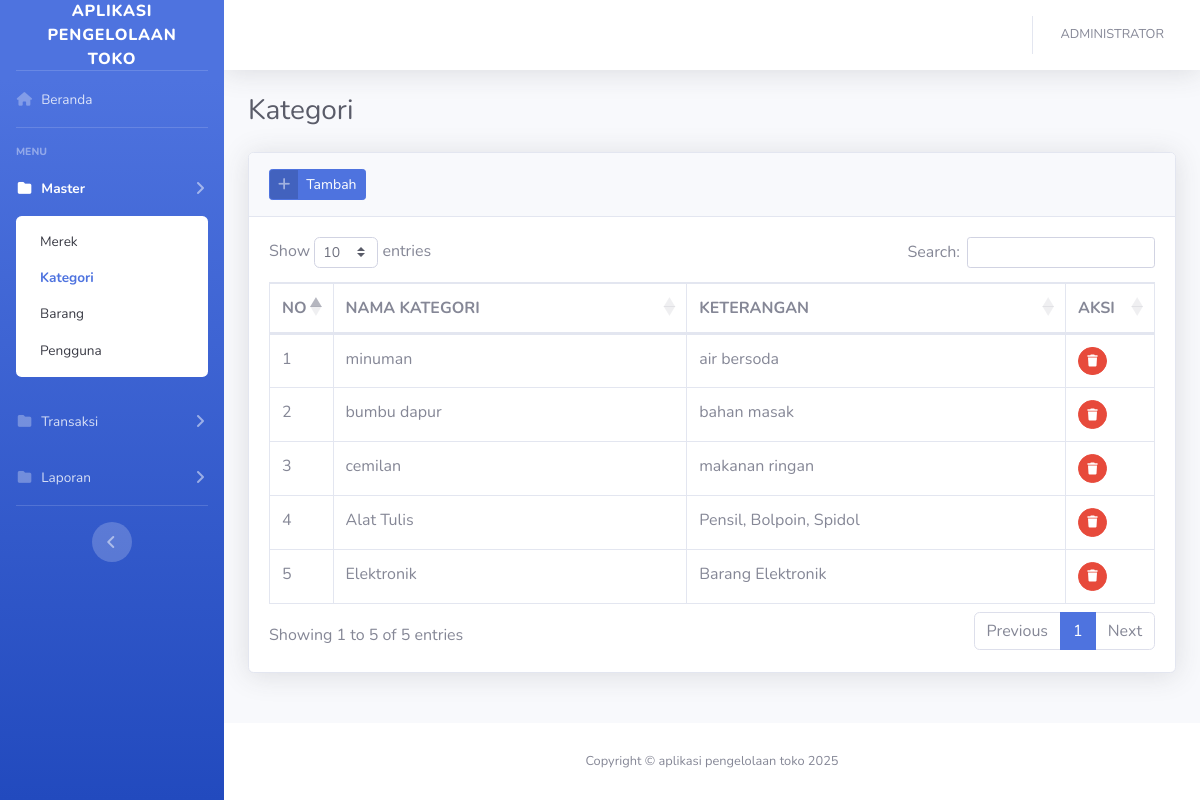
The app's page /?kategori (signed in) with its own data.
### tables this page shows
CREATE TABLE `kategori` (
  `idkategori` int(11) NOT NULL,
  `nama_kategori` varchar(128) NOT NULL,
  `keterangan` varchar(256) NOT NULL
);

### config/function.php (called while the page is built, shortened)
<?php
function encrypt($str) {
return base64_encode($str);
}
function base_url(){
    $base_url= ((isset($_SERVER['HTTPS']) && $_SERVER['HTTPS'] == "on") ? "https" : "http");
    $base_url.= "://".$_SERVER['HTTP_HOST'];
    $base_url.= str_replace(basename($_SERVER['SCRIPT_NAME']),"",$_SERVER['SCRIPT_NAME']);
    return $base_url;
}
?>

### views/master/kategori.php (the view, shortened to what this page needs)
<div class="container-fluid">
    <div class="d-sm-flex align-items-center justify-content-between mb-4">
        <h1 class="h3 mb-0 text-gray-800">Kategori</h1>
    </div>
    <div class="card shadow mb-4">
        <div class="card-header py-3">
            <a href="#" class="btn btn-primary btn-icon-split btn-sm" data-toggle="modal" data-target="#kategoriModal">
                <span class="icon text-white-50">
                    <i class="fas fa-plus"></i>
                </span>
                <span class="text">Tambah</span>
            </a>
        </div>
        <div class="card-body">
            <div class="table-responsive">
                <table class="table table-bordered table-hover" id="dataTable" width="100%" cellspacing="0">
                    <thead>
                        <tr>
                            <th width="20">NO</th>
                            <th>NAMA KATEGORI</th>
                            <th>KETERANGAN</th>
                            <th width="50">AKSI</th>
                        </tr>
                    </thead>
                    <tbody>
                        <?php
                        $n=1;
                        $query = mysqli_query($con,"SELECT * FROM kategori ORDER BY idkategori DESC")or die(mysqli_error($con));
                        while($row = mysqli_fetch_array($query)):
                        ?>
                        <tr>
                            <td><?= $n++; ?></td>
                            <td><?= $row['nama_kategori']; ?></td>
                            <td><?= $row['keterangan']; ?></td>
                            <td>
                                <a href="<?=base_url();?>/process/kategori.php?act=<?=encrypt('delete');?>&id=<?=encrypt($row['idkategori']);?>"
                                    class="btn btn-sm btn-circle btn-danger btn-hapus"><i class="fas fa-trash"></i></a>
                            </td>
                        </tr>
                        <?php endwhile; ?>
                    </tbody>
                </table>
            </div>
        </div>
    </div>
</div>

### records on screen
kategori: nama_kategori "minuman", keterangan "air bersoda"
kategori: nama_kategori "bumbu dapur", keterangan "bahan masak"
kategori: nama_kategori "cemilan", keterangan "makanan ringan"
kategori: nama_kategori "Alat Tulis", keterangan "Pensil, Bolpoin, Spidol"
kategori: nama_kategori "Elektronik", keterangan "Barang Elektronik"

### other values on screen
$_SESSION['fullname'] "ADMINISTRATOR"
